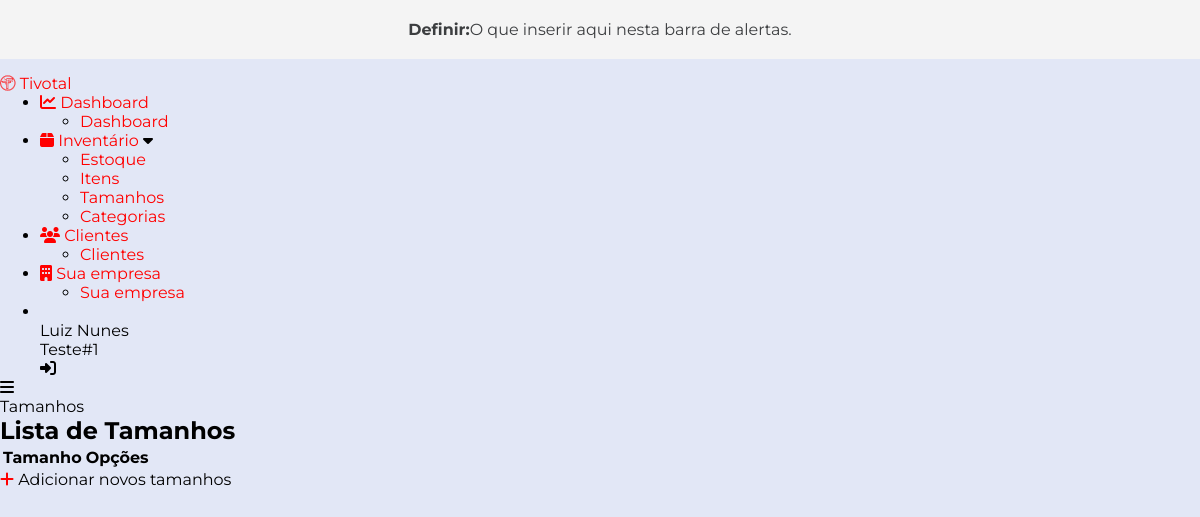
Before: /items/list_sizes/ (signed in) with the older database file.
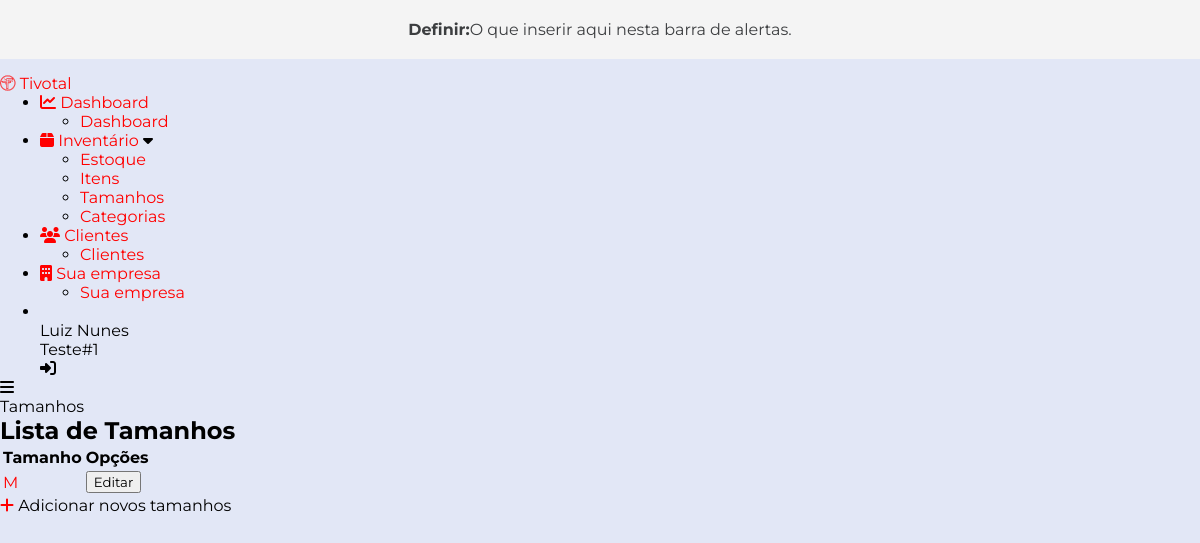
After: the same page with the newer database file.
### items/models.py (models this page shows)
class Size(models.Model):
    size = models.CharField(max_length=50)
    user = models.ForeignKey(User, on_delete=models.SET_NULL, null=True, blank=True)
    def __str__(self):
        return self.size

### items/views.py (the view)
# urls.py: path('list_sizes/', views.list_sizes, name='list_sizes'),
@login_required
def list_sizes(request):
    sizes = Size.objects.filter(user=request.user)
    return render(request, 'list_sizes.html', {'sizes': sizes})

### accounts/models.py (called while the page is built)
    def get_split_name(self): # Return the firstname of the user
        split_name = self.full_name.split(' ')
        return split_name

    @property
    def is_active(self):
        return self.active

### companies/models.py (called while the page is built)
    def __str__(self):
        return self.company_name

### items/templates/list_sizes.html (shortened to what this page needs)
{% extends 'base.html' %}
{% block main %}
    <div class="card text-white bg-info mb-3" style="max-width: 18rem;">
        <div class="card-header">Tamanhos</div>
    </div>
    <div class="container">
        <div class="container-list" id="one">
            <h2>Lista de Tamanhos</h2>
            <table class="table table-striped">
                <thead>
                    <tr>
                        <th>Tamanho</th>
                        <th>Opções</th>
                    </tr>
                </thead>
                <tbody>
                    {% for size in sizes %}
                        <tr>
                            <td>
                                <a href="{% url 'edit_size' size.id %}">{{ size }}</a>
                            </td>
                            <td>
                                <a href="{% url 'edit_size' size.id %}">
                                    <button class="btn btn-primary" id="btn-bg-blue-1">Editar</button>
                                </a>
                            </td>
                        </tr>
                    {% endfor %}
                </tbody>
            </table>
            <div class="add-new-size-btn">
                <a href="{% url 'create_size' %}" class="new-size-icon">
                    <i class="fa-solid fa-plus"></i>
                </a>
                <span class="tooltip">Adicionar novos tamanhos</span>
            </div>
        </div>
    </div>
{% endblock %}

Changed rows visible on the page:
added Size: size "M"
